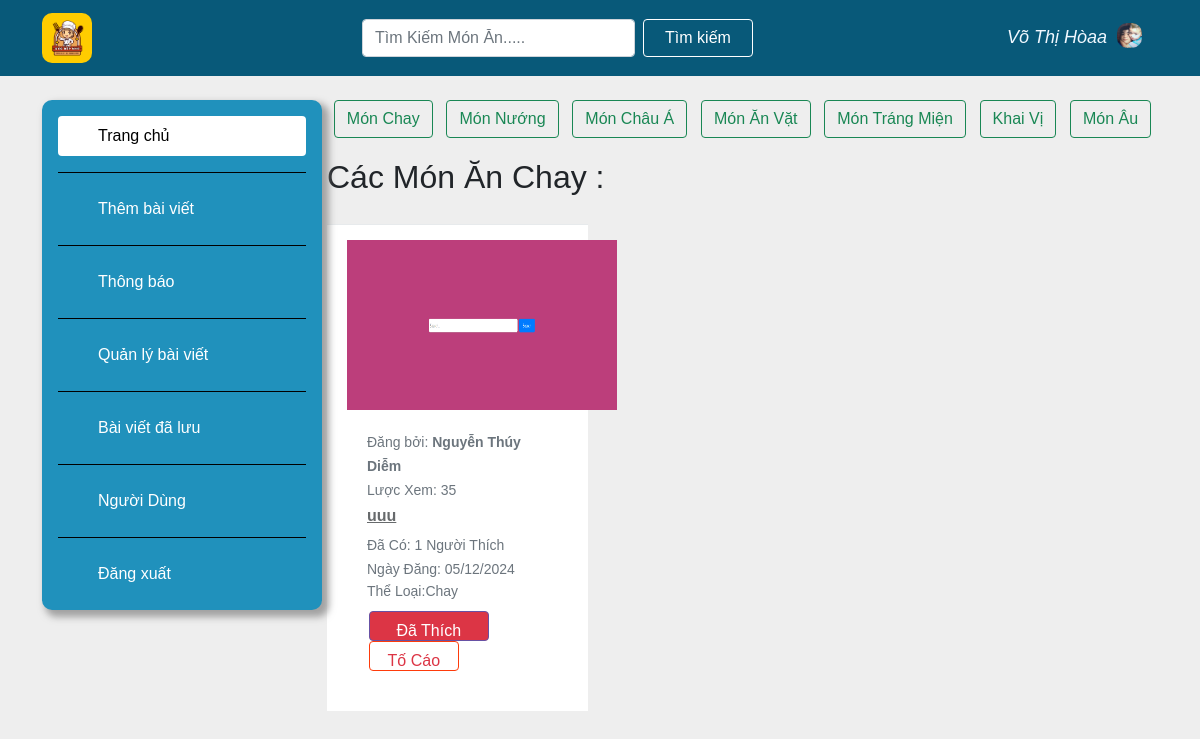
Screenshot of /recipes/vegetarian/ (signed in) with the database file from the repository.
### appfood/models.py (models this page shows, shortened)
class UserProfile(models.Model):
    GENDER_CHOICES = [
        ('T', 'Trai'),
        ('G', 'Gái'),
        ('B', 'Chưa Xác Định'),
    ]
    user = models.OneToOneField(User, on_delete=models.CASCADE)
    birth_date = models.DateField(null=True, blank=True)
    gender = models.CharField(max_length=1, choices=GENDER_CHOICES, null=True, blank=True)
    profile_image = models.ImageField(upload_to='images/', null=True, blank=True)

class Recipe(models.Model):
    title = models.CharField(max_length=100,null=True)
    author = models.ForeignKey('auth.User', on_delete=models.CASCADE)
    introduce =  models.CharField(max_length=100,null=True)
    description = models.CharField(max_length=200,null=True)
    created_at = models.DateTimeField(auto_now_add=True)
    views = models.IntegerField(default=0)
    liked_tym = models.ManyToManyField(User, related_name='liked_recipes', blank=True)
    classify = models.ManyToManyField(Classify, related_name='recipes', blank=True)
    reported = models.BooleanField(default=False)
    def total_likes(self):
        return self.liked_tym.count()

class RecipeImage(models.Model):
    recipe = models.ForeignKey(Recipe, related_name='images', on_delete=models.CASCADE)
    image = models.ImageField(upload_to='images/')
    uploaded_at = models.DateTimeField(auto_now_add=True)

class Classify(models.Model):
    name = models.CharField(max_length=100)

### appfood/views.py (the view)
# urls.py: path('recipes/vegetarian/', views.vegetarian, name='vegetarian'),#Chay
@login_required
def vegetarian(request):
    vegetarian_class = Classify.objects.get(name='Chay')
    vegetarian_recipes = Recipe.objects.filter(classify=vegetarian_class).select_related('author', 'author__userprofile')
    user_profile, created = UserProfile.objects.get_or_create(user=request.user)
    return render(request, 'food/vegetarian.html', {'recipes': vegetarian_recipes,'user_profile': user_profile})

### appfood/templates/food/vegetarian.html (shortened to what this page needs)
{% extends "appfood/base.html" %}
{%load static%}
{%block vegetarian%}
<link href="https://maxcdn.bootstrapcdn.com/font-awesome/4.3.0/css/font-awesome.min.css" rel="stylesheet">
<main>
    <div class="container">
        <div class="row">
            <div class="col-3">
                <div class="side-bar d-flex flex-column flex-shrink-0 p-3" style="width: 280px;">
                    <ul class="nav nav-pills flex-column mb-auto">
                        <li class="nav-item">
                            <a href="{% url 'home' %}" class="nav-link active" aria-current="page">
                                <svg class="bi me-2" width="16" height="16"><use xlink:href="#speedometer2"></use></svg>Trang chủ
                            </a>
                        </li>
                        <li>
                            <a href="{% url 'postfood' %}" class="nav-link text-white">
                                <svg class="bi me-2" width="16" height="16"><use xlink:href="#speedometer2"></use></svg>Thêm bài viết
                            </a>
                        </li>
                        <li>
                            <a href="{% url 'home' %}" class="nav-link text-white">
                                <svg class="bi me-2" width="16" height="16"><use xlink:href="#speedometer2"></use></svg>Thông báo
                            </a>
                        </li>
                        <li>
                            <a href="{% url 'myfood' %}" class="nav-link text-white">
                                <svg class="bi me-2" width="16" height="16"><use xlink:href="#speedometer2"></use></svg>Quản lý bài viết
                            </a>
                        </li>
                        <li>
                            <a href="{% url 'savefood' %}" class="nav-link text-white">
                                <svg class="bi me-2" width="16" height="16"><use xlink:href="#speedometer2"></use></svg>Bài viết đã lưu
                            </a>
                        </li>
                        <li>
                            <a href="{% url 'savefood' %}" class="nav-link text-white">
                                <svg class="bi me-2" width="16" height="16"><use xlink:href="#speedometer2"></use></svg>Người Dùng
                            </a>
                        </li>
                        <li>
                            <a href="{% url 'logout' %}" class="nav-link text-white">
                                <svg class="bi me-2" width="16" height="16"><use xlink:href="#speedometer2"></use></svg>Đăng xuất
                            </a>
                        </li>
                    </ul>
                </div>
            </div>
            <div class="col">
                <div class="tags">
                    <button type="button" class="btn btn-outline-success"onclick="window.location.href='{% url 'vegetarian' %}'" >Món Chay</button>
                    <button type="button" class="btn btn-outline-success"onclick="window.location.href='{% url 'grill' %}'" >Món Nướng</button>
                    <button type="button" class="btn btn-outline-success"onclick="window.location.href='{% url 'asian' %}'">Món Châu Á</button>
                    <button type="button" class="btn btn-outline-success"onclick="window.location.href='{% url 'snacks' %}'">Món Ăn Vặt</button>
                    <button type="button" class="btn btn-outline-success"onclick="window.location.href='{% url 'dessert' %}'">Món Tráng Miện</button>
                    <button type="button" class="btn btn-outline-success"onclick="window.location.href='{% url 'appetizer' %}'">Khai Vị</button>
                    <button type="button" class="btn btn-outline-success"onclick="window.location.href='{% url 'european' %}'">Món Âu</button>
                </div>
    <h2>Các Món Ăn Chay : </h2>
    <div class="row d-flex flex-wrap">
        {% for recipe in recipes %}
            <div class="col-md-4">
                <div class="ibox" style="padding-top: 20px;">
                    <div class="ibox-content product-box">
                        {% if recipe.images.first %}
                            <div class="product" style="height: 170px;">
                                <img style="height: 170px;width: 270px;" src="{{ recipe.images.first.image.url }}" alt="">
                            </div>
                        {% endif %}
                        <div class="product-desc">
                            <small class="text-muted">Đăng bởi: <b>
                                {% if recipe.author.userprofile %}
                                    {{ recipe.author.userprofile.user.last_name }} {{ recipe.author.userprofile.user.first_name }}
                                {% else %}
                                    {{ recipe.author.username }}
                                {% endif %}</b> </small>
                            <br>
                            <small class="text-muted">Lược Xem: {{ recipe.views }}</small>
                            <a href="{% url 'detail' recipe.id %}" class="product-name">{{ recipe.title }}</a>
                            <small class="text-muted">Đã Có: {{ recipe.total_likes }} Người Thích</small>
                            <div>
                                <small class="text-muted">Ngày Đăng: {{recipe.images.first.uploaded_at|date:"d/m/Y"}}</small>
                            </div>
                            <div>
                                <small style="float: left;" class="text-muted">Thể Loại:</small>
                                {% for category in recipe.classify.all %}
                                    <small class="text-muted" style="float: left;">{{ category.name }}</small>
                                {% endfor %}
                            </div>
                            <div class="m-t text-right" style="padding-top: 30px;padding-left: 1%;">
                                <form method="post" action="{% url 'like_recipe' recipe.id %}">
                                    <button type="submit" class="btn {% if user in recipe.liked_tym.all %}btn-danger{% else %}btn-primary{% endif %}" style="height: 30px;width: 120px;padding-top: 7px;border: 1px solid #6751a4;">
                                        {% if user in recipe.liked_tym.all %}Đã Thích{% else %}Yêu Thích{% endif %}
                                    </button>
                                </form>
                                <form method="post" action="{% url 'report_food' recipe.id %}">
                                    <button type="submit" class="btn btn-outline-danger" style="height: 30px;width: 90px;padding-top: 7px;border: 1px solid #fe3b0b;">
                                        Tố Cáo
                                    </button>
                                </form>
                            </div>
                        </div>
                    </div>
                </div>
            </div>
        {% endfor %}
    </div>
            </div>
        </div>
    </div>
</main>
{% endblock vegetarian%}

### appfood/templates/appfood/base.html (shortened to what this page needs)
{% load static %}
<!DOCTYPE html>
<html lang="en">
<head>
    <link href="https://cdn.jsdelivr.net/npm/bootstrap@5.0.2/dist/css/bootstrap.min.css" rel="stylesheet">
    <link rel="stylesheet" href="{%static "css/style.css"%}">
    <link rel="stylesheet" href="{%static "css/fixhome.css"%}">
</head>
<body>
    <header class="header">
        <nav class="navbar navbar-light">
            <div class="container">
                <a class="navbar-brand" href="{% url 'home' %}"><img src="{% static "img/logo.png" %}" alt=""></a>
                <form class="d-flex"  method=POST action="{% url 'search_title' %}">
                    <input class="form-control me-2" type="search" placeholder="Tìm Kiếm Món Ăn....." name='searched' aria-label="Search">
                    <button class="btn btn-outline-success" type="submit">Tìm kiếm</button>
                </form>
                <a class="navbar-brand user_name" href="{%url 'page_user'%}"> {{user.last_name}} {{user.first_name}}
                {% if user_profile.profile_image %}
                    <img src="{{ user_profile.profile_image.url }}" alt="Profile Image">
                {% else %}
                    <img src="{% static 'img/user.png' %}" alt="Default Profile Image">
                {% endif %}</a>
            </div>
        </nav>
    </header>
    {% block vegetarian %}{% endblock vegetarian %}
</body>
</html>

### appfood/static/css/style.css (style rules this page uses)
:root { --main: #085979; --yellow:#ffcc00; --blue:#2091bc; --white:#ECEBEA; --red:#D4343F; }
* { margin: 0; padding: 0; box-sizing: border-box; font-family: Arial; font-weight: 400; color: var(--body); }
header { margin-bottom: 10px; position: fixed; top:0; width: 100%; z-index: 100; }
.side-bar ul li:not(:last-of-type) { padding-bottom: 1rem; margin-bottom: 1rem; border-bottom: 1px solid #000; }
header .navbar { background-color:var(--main) !important; }
header .navbar .navbar-brand img { width: 50px; height: 50px; border-radius: 10px; }
header .navbar .user_name { color: aliceblue; font-style: italic; font-size: 18px; }
header .navbar .user_name img { width: 25px; height: 25px; margin-left: 5px; margin-bottom: 5px; }
header .btn { border-color: white; color:white; width: 150px; }
main { margin-top: 100px; }
main .tags { margin-bottom: 20px; display: flex; justify-content: space-around; }
main .side-bar { background-color: var(--blue); border-radius: 10px; box-shadow: 5px 5px 7px 2px rgba(128, 128, 128, 0.69); position: fixed; }
main .nav-pills .nav-link.active { background: white; color: black; }

### appfood/static/css/fixhome.css (style rules this page uses)
body { margin-top:20px; background:#eee; }
.product-box { padding: 0; border: 1px solid #e7eaec; }
.product-desc { padding: 20px; position: relative; }
.product-name { font-size: 16px; font-weight: 600; color: #676a6c; display: block; margin: 2px 0 5px 0; }
.ibox { clear: both; margin-bottom: 25px; margin-top: 0; padding: 0; }
.ibox:after, .ibox:before { display: table; }
.ibox-content { background-color: #ffffff; color: inherit; padding: 15px 20px 20px 20px; border-color: #e7eaec; border-image: none; border-style: solid solid none; border-width: 1px 0; }

### rows the page displays
UserProfile: profile_image (picture)
Recipe: images.first.image (picture), author.userprofile.user.last_name "Nguyễn Thúy", author.userprofile.user.first_name "Diễm", views "35", title "uuu", total_likes "1", images.first.uploaded_at "05/12/2024", shows "Đã Thích"
Classify: name "Chay"

### other values shown
{{ user.last_name }} "Võ Thị"
{{ user.first_name }} "Hòaa"
